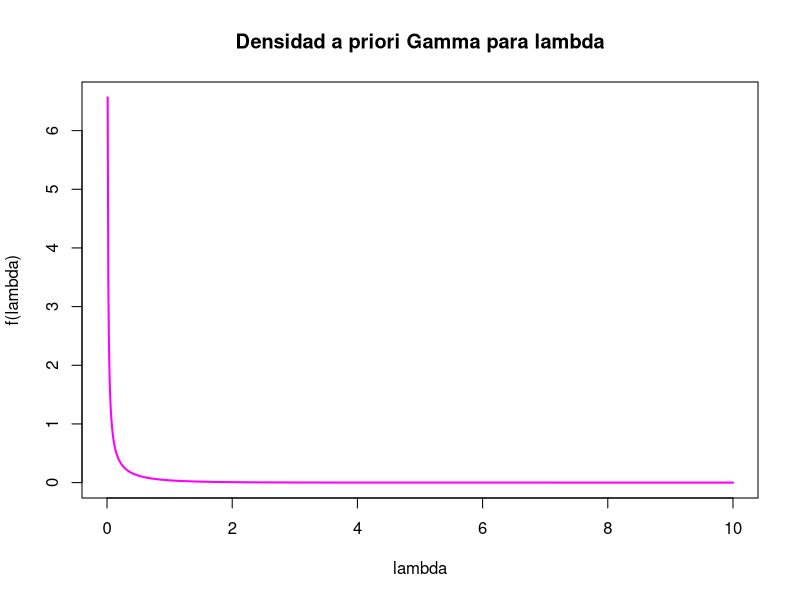
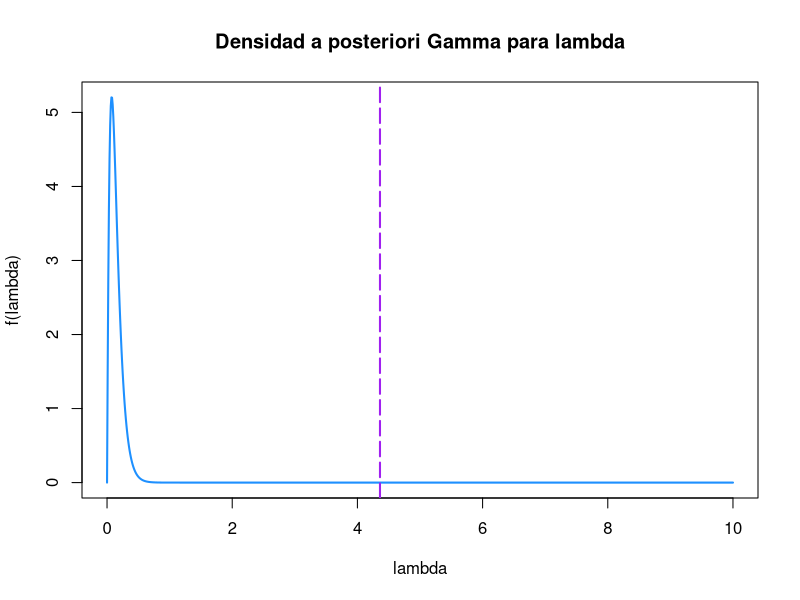

Source code (R) for these figures, in order:
## ---- chunk 1
alpha = 3
lambda = 4
n = 20
set.seed(1010)
x = rgamma(n, rate = lambda, shape = alpha)

## ---- chunk 2
a = 1/10
b = 1
p_seq = seq(0, 10, .01)
frango_l = dgamma(p_seq, rate = b, shape = a)
plot(p_seq, frango_l, col="magenta", type ="l", lwd = 2, xlab = "lambda", ylab = "f(lambda)", main = "Densidad a priori Gamma para lambda")
## ---- chunk 3
a_p = n*a + a
b_p = sum(x) + b
l_MV = (alpha*n)/sum(x)
grango_l = dgamma(p_seq, rate = b_p, shape = a_p)
plot(p_seq, grango_l, col="dodgerblue", type ="l", lwd = 2, xlab = "lambda", ylab = "f(lambda)", main = "Densidad a posteriori Gamma para lambda")
abline(v = l_MV, lwd = 2, col = "purple", lty = 5)

